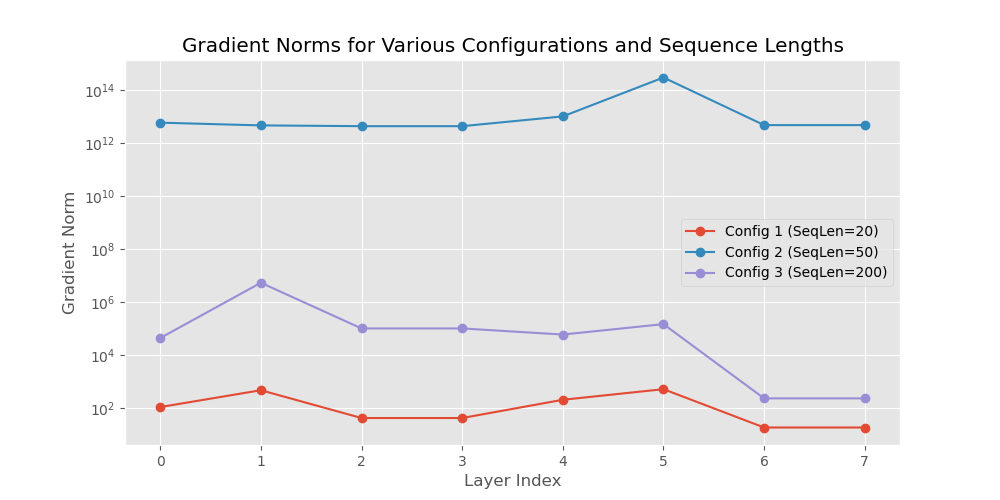

This figure's Python source:
import torch
import torch.nn as nn
import torch.optim as optim
import matplotlib.pyplot as plt

# Set random seed for reproducibility
def set_seed(seed_value=42, has_np=False):
    import random
    if has_np:
        import numpy as np
        np.random.seed(seed_value)  # Numpy module
    random.seed(seed_value)  # Python random module
    torch.manual_seed(seed_value)  # PyTorch
    if torch.cuda.is_available():
        torch.cuda.manual_seed_all(seed_value)  # if you are using multi-GPU.
        torch.backends.cudnn.deterministic = True  # CUDNN to be deterministic
        torch.backends.cudnn.benchmark = False
class Config:
    def __init__(self, learning_rate, std_dev, seq_length, label):
        self.input_size = 5
        self.hidden_size = 10
        self.num_layers = 2
        self.learning_rate = learning_rate
        self.std_dev = std_dev
        self.seq_length = seq_length
        self.label = label

class SimpleRNN(nn.Module):
    def __init__(self, input_size, hidden_size, num_layers, std_dev):
        super(SimpleRNN, self).__init__()
        self.rnn = nn.RNN(input_size, hidden_size, num_layers, nonlinearity='relu')
        self.initialize_weights(std_dev)

    def forward(self, x):
        output, h_n = self.rnn(x)
        return output, h_n

    def initialize_weights(self, std_dev):
        for p in self.rnn.parameters():
            nn.init.normal_(p, mean=0, std=std_dev)

def generate_data(seq_length, input_size, hidden_size):
    # Create dummy input and target tensors
    input = torch.randn(seq_length, 1, input_size)
    target = torch.randn(seq_length, 1, hidden_size)
    return input, target

def train_model(model, input, target, learning_rate):
    criterion = nn.MSELoss()
    optimizer = optim.Adam(model.parameters(), lr=learning_rate)
    output, _ = model(input)
    loss = criterion(output, target)
    optimizer.zero_grad()
    loss.backward()
    return model

def get_gradient_norms(model):
    gradient_norms = []
    for name, param in model.named_parameters():
        if param.grad is not None:
            grad_norm = param.grad.norm().item()
            gradient_norms.append(grad_norm)
    return gradient_norms

def plot_gradient_norms(configs, gradient_norms_dict):
    plt.figure(figsize=(10, 5))
    plt.style.use('ggplot')  # Use ggplot2 style
    for config in configs:
        plt.plot(gradient_norms_dict[config.label], marker='o', label=f"{config.label} (SeqLen={config.seq_length})")
    plt.title('Gradient Norms for Various Configurations and Sequence Lengths')
    plt.xlabel('Layer Index')
    plt.ylabel('Gradient Norm')
    plt.yscale('log')
    plt.grid(True)
    plt.legend()
    plt.savefig('gradient_exploded_rnn.png')
    plt.show()


if __name__ == '__main__':
    set_seed(2024)
    # Define a set of configurations with different sequence lengths
    configs = [
        Config(learning_rate=0.01, std_dev=0.5, seq_length=20, label='Config 1'),
        Config(learning_rate=0.01, std_dev=0.4, seq_length=50, label='Config 2'),
        Config(learning_rate=0.02, std_dev=0.4, seq_length=200, label='Config 3'),
        # Add more configurations if needed
    ]

    gradient_norms_dict = {}

    for config in configs:
        model = SimpleRNN(config.input_size, config.hidden_size, config.num_layers, config.std_dev)
        input, target = generate_data(config.seq_length, config.input_size, config.hidden_size)
        model = train_model(model, input, target, config.learning_rate)
        gradient_norms = get_gradient_norms(model)
        gradient_norms_dict[config.label] = gradient_norms

    plot_gradient_norms(configs, gradient_norms_dict)
